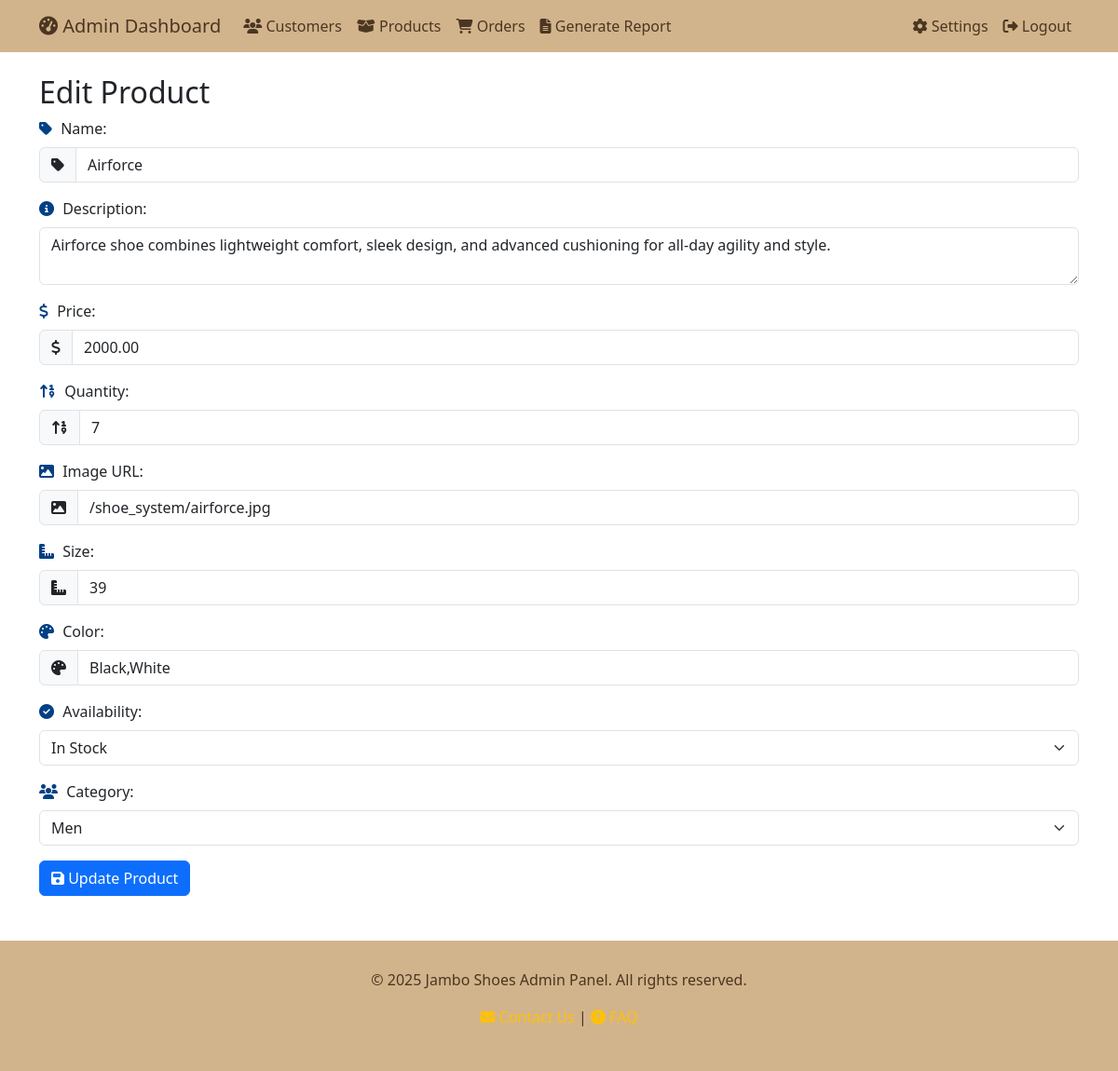
Page /admin_edit_product.php?id=1 (signed in) on the committed database.
### tables this page shows
CREATE TABLE `shoes` (
  `shoe_id` int(11) NOT NULL,
  `name` varchar(100) NOT NULL,
  `description` text DEFAULT NULL,
  `price` decimal(10,2) NOT NULL,
  `size` varchar(50) DEFAULT NULL,
  `color` varchar(50) DEFAULT NULL,
  `availability` varchar(50) DEFAULT NULL,
  `image` varchar(255) DEFAULT NULL,
  `quantity` int(11) DEFAULT 0,
  `created_at` timestamp NOT NULL DEFAULT current_timestamp(),
  `colors` varchar(255) DEFAULT 'Unknown',
  `category` varchar(255) NOT NULL
);

### admin_edit_product.php (the view, shortened to what this page needs)
<?php
require_once 'db_connect.php';
$id = $_GET['id'];
$stmt = $conn->prepare("SELECT * FROM shoes WHERE shoe_id = ?");
$stmt->bind_param("i", $id);
$stmt->execute();
$result = $stmt->get_result();
$product = $result->fetch_assoc();
?>
<!DOCTYPE html>
<html lang="en">
<head>
  <link href="https://cdn.jsdelivr.net/npm/bootstrap@5.3.0/dist/css/bootstrap.min.css" rel="stylesheet">
  <link rel="stylesheet" href="https://cdnjs.cloudflare.com/ajax/libs/font-awesome/6.4.2/css/all.min.css">
</head>
<body>
  <?php include 'admin_header.php'; ?>
  <div class="container mt-4">
    <h2>Edit Product</h2>
    <form action="admin_edit_product.php?id=<?php echo $id; ?>" method="POST">
      <div class="mb-3">
         <label class="form-label"><i class="fas fa-tag"></i> Name:</label>
         <div class="input-group">
           <span class="input-group-text"><i class="fas fa-tag"></i></span>
           <input type="text" name="name" class="form-control" value="<?php echo htmlspecialchars($product['name']); ?>" required>
         </div>
      </div>
      <div class="mb-3">
         <label class="form-label"><i class="fas fa-info-circle"></i> Description:</label>
         <textarea name="description" class="form-control" required><?php echo htmlspecialchars($product['description']); ?></textarea>
      </div>
      <div class="mb-3">
         <label class="form-label"><i class="fas fa-dollar-sign"></i> Price:</label>
         <div class="input-group">
           <span class="input-group-text"><i class="fas fa-dollar-sign"></i></span>
           <input type="number" name="price" step="0.01" class="form-control" value="<?php echo $product['price']; ?>" required>
         </div>
      </div>
      <div class="mb-3">
         <label class="form-label"><i class="fas fa-sort-numeric-up"></i> Quantity:</label>
         <div class="input-group">
           <span class="input-group-text"><i class="fas fa-sort-numeric-up"></i></span>
           <input type="number" name="quantity" class="form-control" value="<?php echo $product['quantity']; ?>" required>
         </div>
      </div>
      <div class="mb-3">
         <label class="form-label"><i class="fas fa-image"></i> Image URL:</label>
         <div class="input-group">
           <span class="input-group-text"><i class="fas fa-image"></i></span>
           <input type="text" name="image" class="form-control" value="<?php echo htmlspecialchars($product['image']); ?>">
         </div>
      </div>
      <div class="mb-3">
         <label class="form-label"><i class="fas fa-ruler-combined"></i> Size:</label>
         <div class="input-group">
           <span class="input-group-text"><i class="fas fa-ruler-combined"></i></span>
           <input type="text" name="size" class="form-control" value="<?php echo isset($product['size']) ? htmlspecialchars($product['size']) : ''; ?>" required>
         </div>
      </div>
      <div class="mb-3">
         <label class="form-label"><i class="fas fa-palette"></i> Color:</label>
         <div class="input-group">
           <span class="input-group-text"><i class="fas fa-palette"></i></span>
           <input type="text" name="color" class="form-control" value="<?php echo isset($product['color']) ? htmlspecialchars($product['color']) : ''; ?>" required>
         </div>
      </div>
      <div class="mb-3">
         <label class="form-label"><i class="fas fa-check-circle"></i> Availability:</label>
         <select name="availability" class="form-select" required>
           <option value="In Stock" <?php if(isset($product['availability']) && $product['availability'] == "In Stock") echo "selected"; ?>>In Stock</option>
         </select>
      </div>
      <div class="mb-3">
         <label class="form-label"><i class="fas fa-users"></i> Category:</label>
         <select name="category" class="form-select" required>
           <option value="Men" <?php if(isset($product['category']) && $product['category'] == "Men") echo "selected"; ?>>Men</option>
         </select>
      </div>
      <button type="submit" class="btn btn-primary">
        <i class="fas fa-save"></i> Update Product
      </button>
    </form>
  </div>
  <?php include 'admin_footer.php'; ?>
</body>
</html>

### admin_edit_product.php (style rules this page uses)
body { font-family: Arial, sans-serif; background: #f8f9fa; }
.input-group-text { background: #004085; color: #fff; }
.form-label i { margin-right: 5px; color: #004085; }

### rows in the picture
shoes: name "Airforce", description "Airforce shoe combines lightweight comfort, sleek design, and advanced cushioning for all-day agility and style.", price "2000.00", quantity "7", image "/shoe_system/airforce.jpg", size "39", color "Black,White", availability "In Stock", category "Men"
